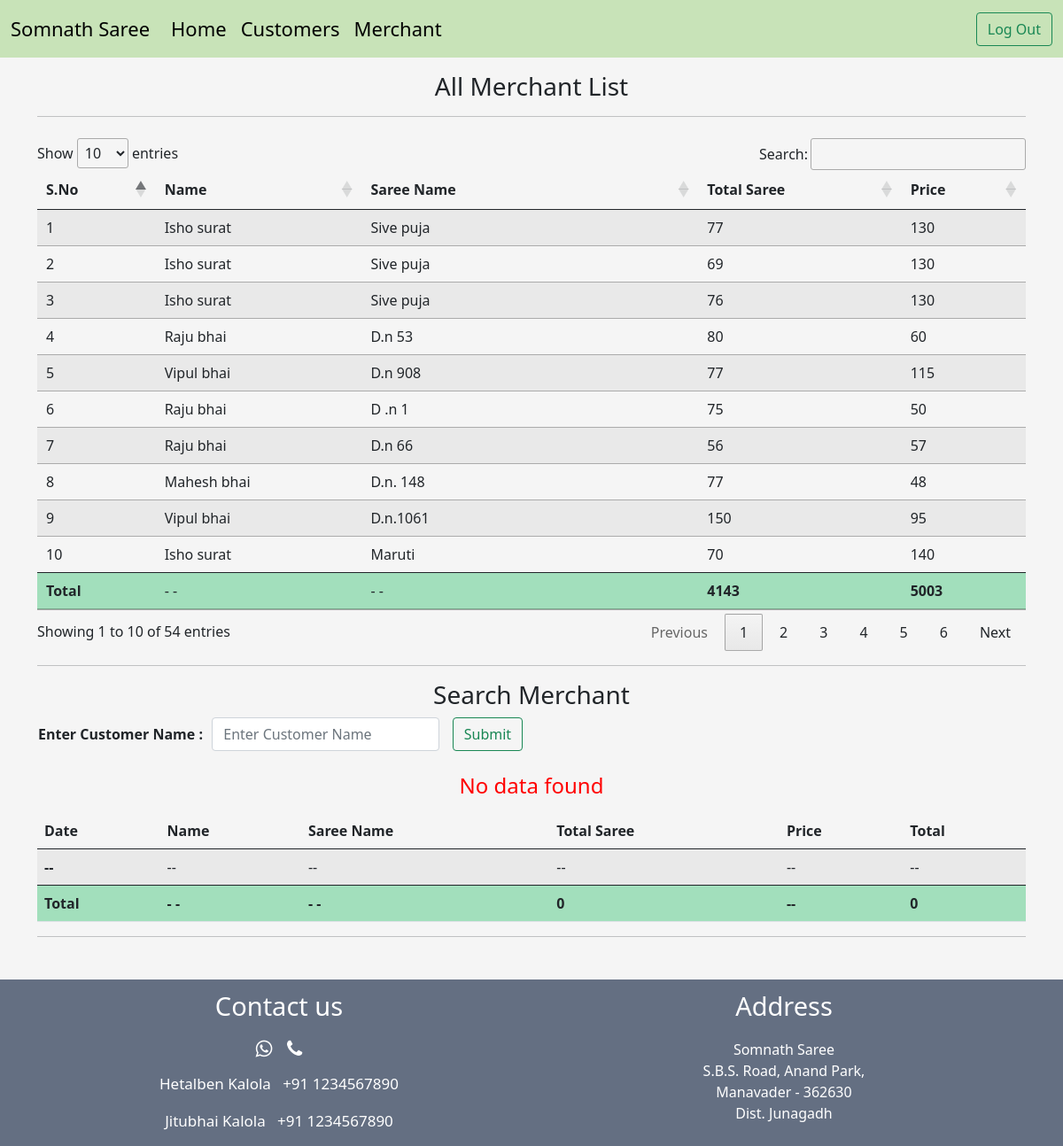
Screenshot of /all_merchantlist.php (signed in) with the database file from the repository.
### tables this page shows
CREATE TABLE `merchant` (
  `merchant_id` int(10) NOT NULL,
  `merchant_name` varchar(100) NOT NULL,
  `saree_name` varchar(100) NOT NULL,
  `total_saree` int(10) NOT NULL,
  `merchant_price` int(50) NOT NULL,
  `saree_price` int(10) NOT NULL,
  `date` date NOT NULL
);

### all_merchantlist.php (the view, shortened to what this page needs)
<!doctype html>
<html lang="en">
<head>
    <link href="https://cdn.jsdelivr.net/npm/bootstrap@5.0.0-beta3/dist/css/bootstrap.min.css" rel="stylesheet"
>
    <link rel="stylesheet" href="https://cdn.jsdelivr.net/npm/bootstrap-icons@1.5.0/font/bootstrap-icons.css">
    <link rel="stylesheet" href="//cdn.datatables.net/1.10.24/css/jquery.dataTables.min.css">
</head>
<body id="index-body">
    <?php
        include 'conponments/_dbconnect.php';
        include 'conponments/_header.php';
    ?>
    <div class="container">
        <h3 class="text-center mt-3">All Merchant List</h3>
        <hr class="mb-4">
        <table class="table table-striped" id="myTable">
            <thead>
                <tr>
                    <th scope="col">S.No</th>
                    <th scope="col">Name</th>
                    <th scope="col">Saree Name</th>
                    <th scope="col">Total Saree</th>
                    <th scope="col">Price</th>
                </tr>
            </thead>
            <tbody>
                <?php
                    $sql = "SELECT * FROM `merchant`";
                    $result = mysqli_query($conn, $sql);
                    $sno = 0;
                    $t_saree = 0;
                    $price = 0;
                    while ($rows = mysqli_fetch_array($result))
                    {
                    $sno += 1;
                    $t_saree += $rows['total_saree'];
                    $price += $rows['merchant_price'];
                    echo "<tr>
                            <td scope='row'>". $sno ."</td>
                            <td>". $rows['merchant_name'] ."</td>
                            <td>". $rows['saree_name'] ."</td>
                            <td>". $rows['total_saree'] . "</td>
                            <td>". $rows['merchant_price'] . "</td>
                            </tr>";
                    }
                ?>
            </tbody>
            <?php
                    echo '<tr style="background-color:#ABEBC6">
                        <td><b>Total</b></td>
                        <td>- -</td>
                        <td>- -</td>
                        <td><b>'.$t_saree.'</b></td>
                        <td><b>'.$price.'</b></td>
                    </tr>';
                ?>
        </table>
    </div>
    <div class="container">
        <hr>
        <h3 class="text-center"> Search Merchant</h3>
        <table>
            <tr>
                <td><b>Enter Customer Name : &nbsp;</b></td>
                <form action="/somnathsaree/all_merchantlist.php" method="post">
                    <td>
                        <input type="text" class="form-control" placeholder="Enter Customer Name" name="SearchCustomer"
                            id="searchCustomer">
                    </td>
                    <td>
                        <button type="submit" class="btn btn-outline-success">Submit</button>
                    </td>
                </form>
            </tr>
        </table>
        <table class="table table-striped mt-3">
            <thead>
                <tr>
                    <th scope="col">Date</th>
                    <th scope="col">Name</th>
                    <th scope="col">Saree Name</th>
                    <th scope="col">Total Saree</th>
                    <th scope="col">Price</th>
                    <th scope="col">Total</th>
                </tr>
            </thead>
            <tbody>
                <?php
                    $merchant = 'null';
                    $sql = "SELECT * FROM `merchant` WHERE `merchant_name` = '$merchant'";
                    $result = mysqli_query($conn, $sql);
                    $num = mysqli_num_rows($result);
                    $search_t_saree = 0;
                    $search_total = 0;
                    if ($num >0 )
                    {
                        while($rows = mysqli_fetch_array($result))
                        {
                            $maltipal =($rows['total_saree'])*($rows['merchant_price']);
                            $search_t_saree += $rows['total_saree'];
                            $search_total += $maltipal;
                            echo '<tr>
                            <td scope="row">'.date("d-m-y", strtotime($rows['date'])).'</td>
                            <td>'.$rows['merchant_name'].'</td>
                            <td>'.$rows['saree_name'].'</td>
                            <td>'.$rows['total_saree'].'</td>
                            <td>'.$rows['merchant_price'].'</td>
                            <td><b>'.$maltipal.'</b></td>
                            </tr>';
                        }
                    }
                    else
                    {
                        echo '<tr>
                            <th scope="row">--</th>
                            <td>--</td>
                            <td>--</td>
                            <td>--</td>
                            <td>--</td>
                            <td>--</td>
                                <h4 class="text-center mt-4" style="color: red">No data found</h4>
                            </tr>';
                    }
                ?>
            </tbody>
            <?php
                    echo '<tr style="background-color:#ABEBC6">
                        <th>Total</th>
                        <th>- -</td>
                        <th>- -</td>
                        <th>'.$search_t_saree.'</th>
                        <th>--</th>
                        <th>'.$search_total.'</th>
                    </tr>';
                ?>
        </table>
        <hr class="mb-5">
    </div>
            <?php include 'conponments/_footer.php';?>
</body>
</html>

### conponments/_header.php (shortened to what this page needs)
<!doctype html>
<html lang="en">
<head>
    <link href="https://cdn.jsdelivr.net/npm/bootstrap@5.0.1/dist/css/bootstrap.min.css" rel="stylesheet"
>
    <link rel="stylesheet" href="css/all_style.css" type="text/css">
</head>
<body>
    <div class="container-fluid" style=" padding-left: 0px; padding-right: 0px;">
        <nav class="navbar navbar-expand-lg navbar-light" style="background-color:#c8e3b8;">
            <div class="container-fluid">
                <a id="header-color" class="navbar-brand">Somnath Saree</a>
                <div class="collapse navbar-collapse" id="navbarSupportedContent">
                    <ul class="navbar-nav me-auto mb-2 mb-lg-0" >
                        <li class="nav-item" >
                            <a class="nav-link active" aria-current="page" href="/somnathsaree/index.php" id="header-color">Home</a>
                        </li>
                        <li class="nav-item">
                            <a class="nav-link" href="/somnathsaree/all_customer.php" id="header-color">Customers</a>
                        </li>
                        <li class="nav-item">
                            <a class="nav-link" href="/somnathsaree/all_merchantlist.php" id="header-color" >Merchant</a>
                        </li>
                    </ul>
                    <a class="btn btn-outline-success" href="log_out.php">Log Out</a>
                </div>
            </div>
        </nav>
    </div>
</body>
</html>

### conponments/_footer.php (shortened to what this page needs)
<!doctype html>
<html lang="en">
<head>
    <link href="https://cdn.jsdelivr.net/npm/bootstrap@5.0.1/dist/css/bootstrap.min.css" rel="stylesheet"
>
    <link rel="stylesheet" href="https://cdnjs.cloudflare.com/ajax/libs/font-awesome/4.7.0/css/font-awesome.min.css">
    <link rel="stylesheet" href="css/all_style.css" type="text/css">
</head>
<body>
    <div class="container-fluid" id="footer-color">
        <div class="container pt-2">
            <div class="row">
                <div class="col-6">
                    <p style="font-size:29px;">Contact us</p>
                    <i class="fa fa-whatsapp  mb-3" style="font-size:22px"></i> &nbsp; &nbsp;<i class="fa fa-phone"style="font-size:22px"></i>
                    <p style="font-size:17px;">Hetalben Kalola &nbsp; +91 1234567890</p>
                    <p style="font-size:17px;" >Jitubhai Kalola  &nbsp; +91 1234567890</p>
                </div>
                <div class="col-6">
                    <p style="font-size:29px;">Address</p>
                    <p>Somnath Saree<br>S.B.S. Road, Anand Park,<br>Manavader - 362630<br>Dist. Junagadh</p>
                </div>
            </div>
        </div>
    </div>
</body>
</html>

### css/all_style.css (style rules this page uses)
#header-color { color: rgb(0, 0, 0); font-size: 22px; }
#index-body { background-color: #f5f5f5; }
#footer-color { background-color:#646f82; color: white; text-align: center; }

### rows the page displays
merchant: merchant_name "Isho surat", saree_name "Sive puja", total_saree "77", merchant_price "130"
merchant: merchant_name "Isho surat", saree_name "Sive puja", total_saree "69", merchant_price "130"
merchant: merchant_name "Isho surat", saree_name "Sive puja", total_saree "76", merchant_price "130"
merchant: merchant_name "Raju bhai", saree_name "D.n 53", total_saree "80", merchant_price "60"
merchant: merchant_name "Vipul bhai", saree_name "D.n 908", total_saree "77", merchant_price "115"
merchant: merchant_name "Raju bhai", saree_name "D .n 1", total_saree "75", merchant_price "50"
merchant: merchant_name "Raju bhai", saree_name "D.n 66", total_saree "56", merchant_price "57"
merchant: merchant_name "Mahesh bhai", saree_name "D.n. 148", total_saree "77", merchant_price "48"
merchant: merchant_name "Vipul bhai", saree_name "D.n.1061", total_saree "150", merchant_price "95"
merchant: merchant_name "Isho surat", saree_name "Maruti", total_saree "70", merchant_price "140"

### other values shown
$t_saree "4143"
$price "5003"
$search_t_saree "0"
$search_total "0"
